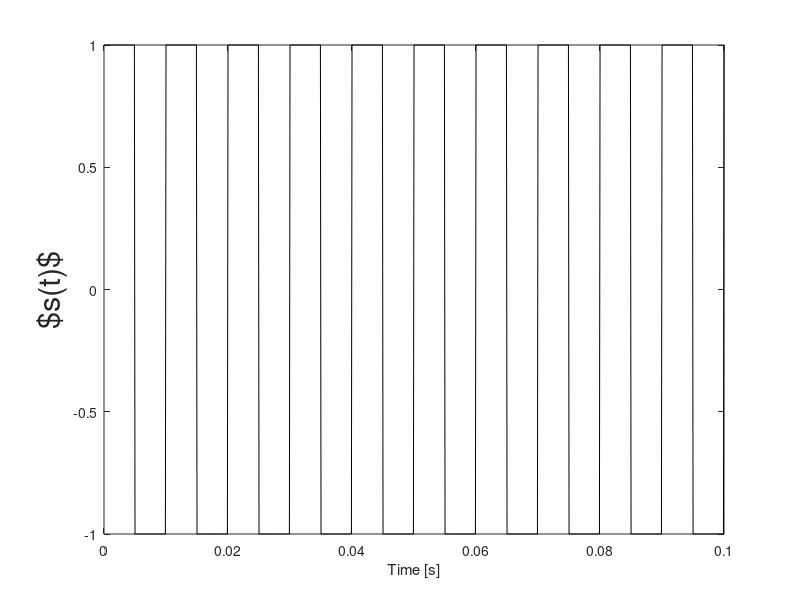
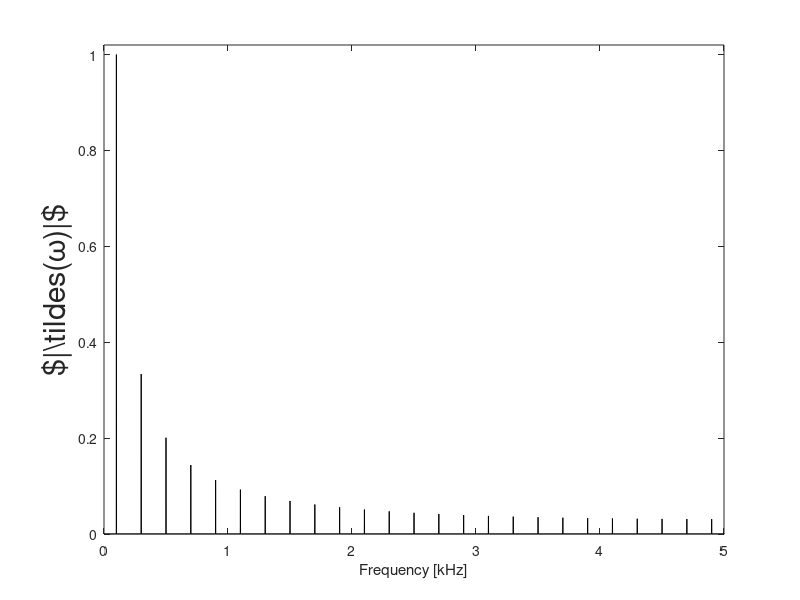

Here is the MATLAB script that generated these plots, in order:
%**************************************************************************
%
% Fourier Transform Reconstruction Plots
%
%   Scipt plots a function and its Fourier transform
%
%              Scott Schoen Jr | Georgia Tech | 20170127
%
%**************************************************************************

clear all
close all
clc

% Create source signal
Fs = 10E3;
tMax = 1;
N = tMax.*Fs;
tVector = linspace( 0, tMax, N ); % [s]
f0 = 1E2;
s = square( 2.*pi.*f0.*tVector );
% s = sawtooth( 2.*pi.*f0.*tVector );
% s = cos( 2.*pi.*f0.*tVector ) + 2.*cos( 3.*2.*pi.*f0.*tVector );

% Set axes title
titleString = '$s(t) = \cos{\omega_{0}t} + 2\cos{3\omega_{0} t}$';

% Get Fourier transform of signal and frequency vector
sTilde = fft(s);
fVector = linspace( 0, Fs, N ); % [Hz]

% Get amplitude and phase vectors
ampVec = 2.*abs( sTilde );
phaseVec = angle( sTilde );

% Plot time series
figure();

plot( tVector, s, 'k' );
xlabel( 'Time [s]' );
ylabel( '$s(t)$', 'FontSize', 22 );

xlim( [0, 0.1] );

% Plot Fourier transform
figure()

plot( fVector./1E3, ampVec./max(ampVec), 'k' );
xlabel( 'Frequency [kHz]' );
ylabel( '$|\tilde{s}(\omega)|$', 'FontSize', 22 );
ylim( [0, 1.02] );
xlim( [0, Fs./2]./1E3 );

zoom xon;

% title( titleString );
